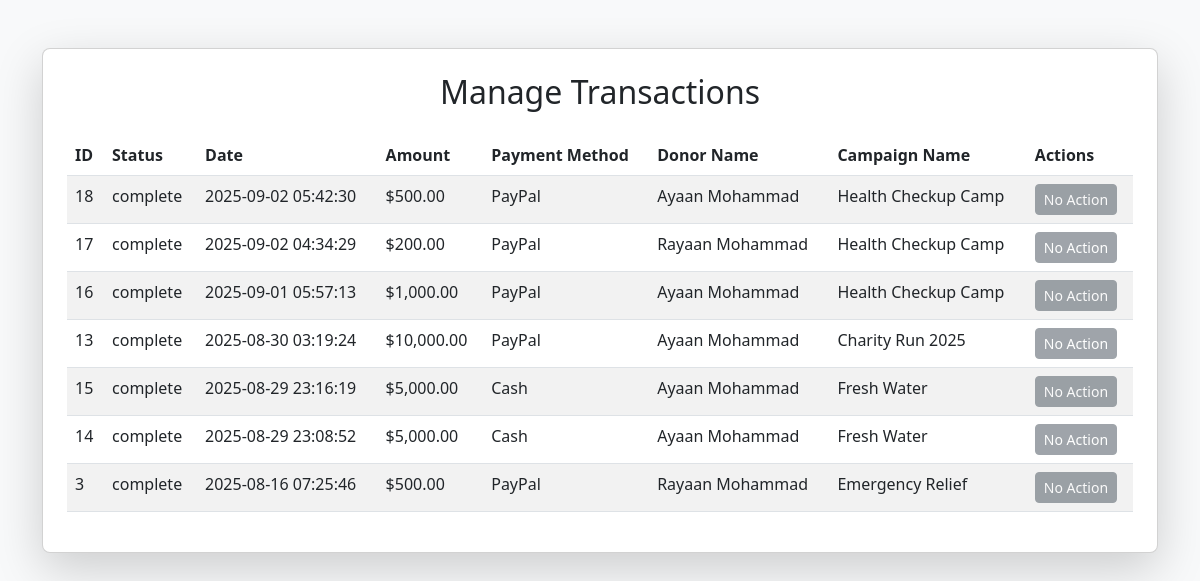
Screenshot of /pages/admin/transactions/manage_transactions.php with the database file from the repository.
### tables this page shows
CREATE TABLE `transactions` (
  `id` int(11) NOT NULL,
  `status` varchar(255) DEFAULT NULL,
  `date` timestamp NOT NULL DEFAULT current_timestamp() ON UPDATE current_timestamp(),
  `amount` int(11) DEFAULT NULL,
  `payment_id` int(11) DEFAULT NULL,
  `donor_id` int(11) DEFAULT NULL,
  `campaign_id` int(11) DEFAULT NULL
);

CREATE TABLE `payment_methods` (
  `id` int(11) NOT NULL,
  `type` varchar(255) DEFAULT NULL
);

CREATE TABLE `donations` (
  `id` int(11) NOT NULL,
  `name` varchar(255) NOT NULL,
  `amount` int(11) DEFAULT NULL,
  `date` timestamp NOT NULL DEFAULT current_timestamp() ON UPDATE current_timestamp(),
  `payment_id` int(11) DEFAULT NULL,
  `fund_id` int(11) DEFAULT NULL,
  `donor_id` int(11) DEFAULT NULL,
  `pledge_id` int(11) DEFAULT NULL,
  `campaign_id` int(11) DEFAULT NULL,
  `payment_reference` varchar(255) DEFAULT NULL,
  `status` enum('pending','verified') DEFAULT 'pending'
);

CREATE TABLE `campaigns` (
  `id` int(11) NOT NULL,
  `name` varchar(255) NOT NULL,
  `descriptions` varchar(400) NOT NULL,
  `goal_amount` int(11) DEFAULT NULL,
  `total_raised` int(11) NOT NULL,
  `start_date` timestamp NOT NULL DEFAULT current_timestamp() ON UPDATE current_timestamp(),
  `end_date` date DEFAULT NULL,
  `status` enum('Active','Inactive') NOT NULL DEFAULT 'Active',
  `event_id` int(11) DEFAULT NULL,
  `file_path` varchar(255) NOT NULL
);

### pages/admin/transactions/manage_transactions.php (the view, shortened to what this page needs)
<?php
include 'config.php';
$user_role = $_SESSION['user_role'] ?? null;
$logged_in_donor_id = null;
$query_transactions = "
    SELECT
        t.*,
        d.name AS donor_name,
        c.name AS campaign_name,
        p.type AS payment_name
    FROM transactions t
    JOIN donations d ON t.id = d.id
    JOIN campaigns c ON t.campaign_id = c.id
    JOIN payment_methods p ON t.payment_id = p.id
";
if ($user_role === 'donor' && $logged_in_donor_id) {
    $query_transactions .= " WHERE d.donor_id = ? ORDER BY t.date DESC";
    $stmt = $dms->prepare($query_transactions);
    $stmt->bind_param("i", $logged_in_donor_id);
    $stmt->execute();
    $transactions = $stmt->get_result()->fetch_all(MYSQLI_ASSOC);
    $stmt->close();
} else {
    $query_transactions .= " ORDER BY t.date DESC";
    $transactions = $dms->query($query_transactions)->fetch_all(MYSQLI_ASSOC);
}
?>
<!DOCTYPE html>
<html lang="en">
<head>
    <link href="https://cdn.jsdelivr.net/npm/bootstrap@5.3.0/dist/css/bootstrap.min.css" rel="stylesheet">
</head>
<body class="bg-light">
<div class="container mt-5">
    <div class="card shadow-lg p-4 rounded-3">
        <h2 class="mb-4 text-center">Manage Transactions</h2>
        <div class="table-responsive">
            <table class="table table-striped table-hover">
                <thead>
                    <tr>
                        <th>ID</th>
                        <th>Status</th>
                        <th>Date</th>
                        <th>Amount</th>
                        <th>Payment Method</th>
                        <th>Donor Name</th>
                        <th>Campaign Name</th>
                        <th>Actions</th>
                    </tr>
                </thead>
                <tbody>
                    <?php foreach ($transactions as $transaction): ?>
                        <tr>
                            <td><?= htmlspecialchars($transaction['id']) ?></td>
                            <td><?= htmlspecialchars($transaction['status']) ?></td>
                            <td><?= htmlspecialchars($transaction['date']) ?></td>
                            <td>$<?= number_format($transaction['amount'], 2) ?></td>
                            <td><?= htmlspecialchars($transaction['payment_name']) ?></td>
                            <td><?= htmlspecialchars($transaction['donor_name']) ?></td>
                            <td><?= htmlspecialchars($transaction['campaign_name']) ?></td>
                            <td>
                                <?php
                                $is_donor_owner = ($user_role === 'donor' && $transaction['donor_id'] === $logged_in_donor_id);
                                $is_privileged_user = in_array($user_role, ['admin', 'campaign_manager', 'volunteer', 'beneficiary']);
                                ?>
                                <?php if ($is_donor_owner || $is_privileged_user): ?>
                                    <button type="button" class="btn btn-info btn-sm" data-bs-toggle="modal" data-bs-target="#viewEditModal" data-transaction='<?= json_encode($transaction) ?>'>View/Edit</button>
                                    <button type="button" class="btn btn-danger btn-sm" data-bs-toggle="modal" data-bs-target="#deleteModal" data-id="<?= $transaction['id'] ?>">Delete</button>
                                    <?php if ($transaction['status'] === 'complete'): ?>
                                        <a href="home.php?page=35&transaction_id=<?= $transaction['id'] ?>" class="btn btn-primary btn-sm mt-1">View Receipt</a>
                                    <?php endif; ?>
                                <?php else: ?>
                                    <button type="button" class="btn btn-secondary btn-sm" disabled>No Action</button>
                                <?php endif; ?>
                            </td>
                        </tr>
                    <?php endforeach; ?>
                </tbody>
            </table>
        </div>
    </div>
</div>
</body>
</html>

### rows the page displays
transactions: id "18", status "complete", date "2025-09-02 05:42:30", amount "500.00", payment.type "PayPal", donations.name "Ayaan Mohammad", campaign.name "Health Checkup Camp"
transactions: id "17", status "complete", date "2025-09-02 04:34:29", amount "200.00", payment.type "PayPal", donations.name "Rayaan Mohammad", campaign.name "Health Checkup Camp"
transactions: id "16", status "complete", date "2025-09-01 05:57:13", amount "1,000.00", payment.type "PayPal", donations.name "Ayaan Mohammad", campaign.name "Health Checkup Camp"
transactions: id "13", status "complete", date "2025-08-30 03:19:24", amount "10,000.00", payment.type "PayPal", donations.name "Ayaan Mohammad", campaign.name "Charity Run 2025"
transactions: id "15", status "complete", date "2025-08-29 23:16:19", amount "5,000.00", payment.type "Cash", donations.name "Ayaan Mohammad", campaign.name "Fresh Water"
transactions: id "14", status "complete", date "2025-08-29 23:08:52", amount "5,000.00", payment.type "Cash", donations.name "Ayaan Mohammad", campaign.name "Fresh Water"
transactions: id "3", status "complete", date "2025-08-16 07:25:46", amount "500.00", payment.type "PayPal", donations.name "Rayaan Mohammad", campaign.name "Emergency Relief"
